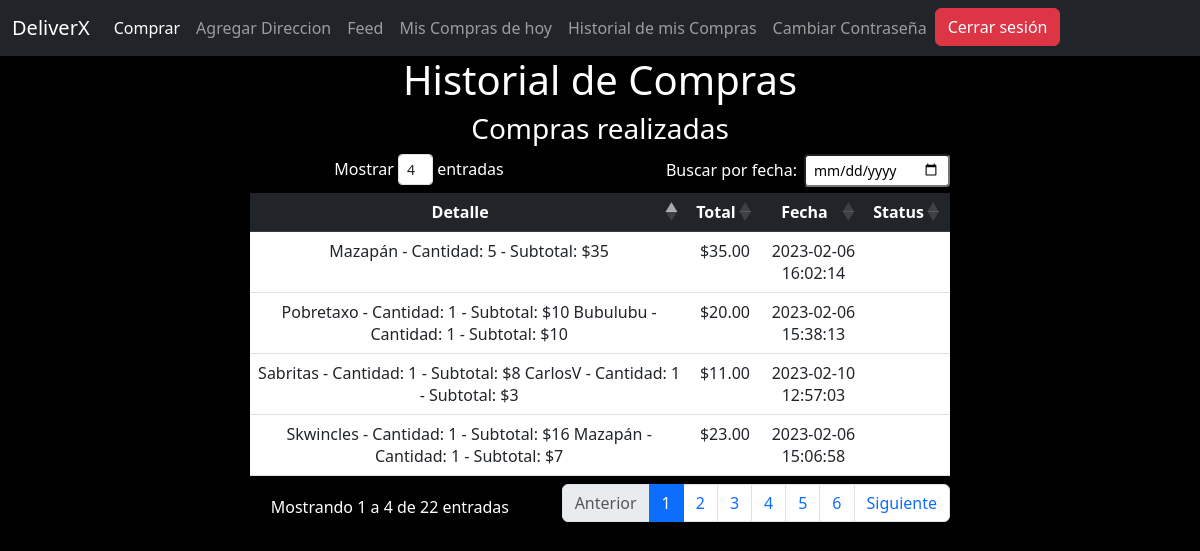
Screenshot of /compras_usuario.php (signed in) with the database file from the repository.
### tables this page shows
CREATE TABLE `compras_productos` (
  `id` int(11) NOT NULL,
  `direccion` varchar(255) NOT NULL,
  `username` varchar(255) NOT NULL,
  `detalle` varchar(255) NOT NULL,
  `total` decimal(5,2) NOT NULL,
  `fecha` datetime NOT NULL,
  `alert` varchar(255) NOT NULL,
  `status` varchar(255) NOT NULL
);

### compras_usuario.php (the view, shortened to what this page needs)
<?php require_once "conecta_db.php";?>
<?php include "templates/navbar_usuario.php"?>
<!DOCTYPE html>
<html>
<head>
    <link rel="stylesheet" href="https://cdn.datatables.net/1.10.19/css/dataTables.bootstrap4.min.css">
</head>
<body style="background-color: black; color: white;">
  <div style="background-color: black; color: white;" class="web">
  <h1>Historial de Compras</h1>
    <div class="">
  <div class="table-responsive">
  <table title="Compras de productos" style="background-color: black; color: white;" id="tabla_paginacion" class="table">
  <h3>Compras realizadas</h3>
  <thead class="table-dark">
    <tr>
      <th>Detalle</th>
      <th>Total</th>
      <th>Fecha</th>
      <th>Status</th>
    </tr>
  </thead>
  <tbody>
    <?php
  $username = $_SESSION['username'];
  $sql = "SELECT * FROM compras_productos WHERE username = '$username' ORDER BY fecha DESC";
  $result = mysqli_query($conn, $sql);
  while($compra = mysqli_fetch_assoc($result)) {
    echo '<tr>
            <td>' . $compra['detalle'] . '</td>
            <td>$' . $compra['total'] . '</td>
            <td>' . $compra['fecha'] . '</td>
            <td>' . $compra['status'] . '</td>
          </tr>';
  }
?>
</div>
</div>
</div>
</body>
</html>

### templates/navbar_usuario.php (shortened to what this page needs)
<link href="https://cdn.jsdelivr.net/npm/bootstrap@5.3.0-alpha1/dist/css/bootstrap.min.css" rel="stylesheet">
<nav class="navbar navbar-expand-lg navbar-dark bg-dark">
<div class="container-fluid">
      <a class="navbar-brand" href="#">DeliverX</a>
      <div class="collapse navbar-collapse" id="navbarCollapse">
        <ul class="navbar-nav me-auto mb-2 mb-md-0">
          <li class="nav-item">
            <a class="nav-link active" aria-current="page" href="order.php">Comprar</a>
          </li>
                    <li class="nav-item">
            <a class="nav-link" href="direcciones.php">Agregar Direccion</a>
          </li>
                  <li class="nav-item">
            <a class="nav-link" aria-current="page" href="noticias.php">Feed</a>
          </li>
                    <li class="nav-item">
            <a class="nav-link" href="compras_hoy_usuario.php">Mis Compras de hoy</a>
          </li>
          <li class="nav-item">
            <a class="nav-link" href="compras_usuario.php">Historial de mis Compras</a>
          </li>
          <li class="nav-item">
            <a class="nav-link" href="cambiar_cont.php">Cambiar Contraseña</a>
          </li>
          <li class="nav-item">
          <a class="btn btn-danger" href="logout.php">Cerrar sesión</a>
          </li>
        </ul>
      </div>
    </div>
</nav>

### templates/navbar_usuario.php (style rules this page uses)
div { text-align: center; }

### compras_usuario.php (style rules this page uses)
div { text-align: center; }
@media (min-width: 992px) { .web { margin: 0 auto; text-align: center; width: 100%; max-width: 700px; @extend .col-md-7; } }

### rows the page displays
compras_productos: detalle "Sabritas - Cantidad: 1 - Subtotal: $8 CarlosV - Cantidad: 1 - Subtotal: $3", total "11.00", fecha "2023-02-10 12:57:03"
compras_productos: detalle "Mazapán - Cantidad: 5 - Subtotal: $35", total "35.00", fecha "2023-02-06 16:02:14"
compras_productos: detalle "Pobretaxo - Cantidad: 1 - Subtotal: $10 Bubulubu - Cantidad: 1 - Subtotal: $10", total "20.00", fecha "2023-02-06 15:38:13"
compras_productos: detalle "Skwincles - Cantidad: 1 - Subtotal: $16 Mazapán - Cantidad: 1 - Subtotal: $7", total "23.00", fecha "2023-02-06 15:06:58"
